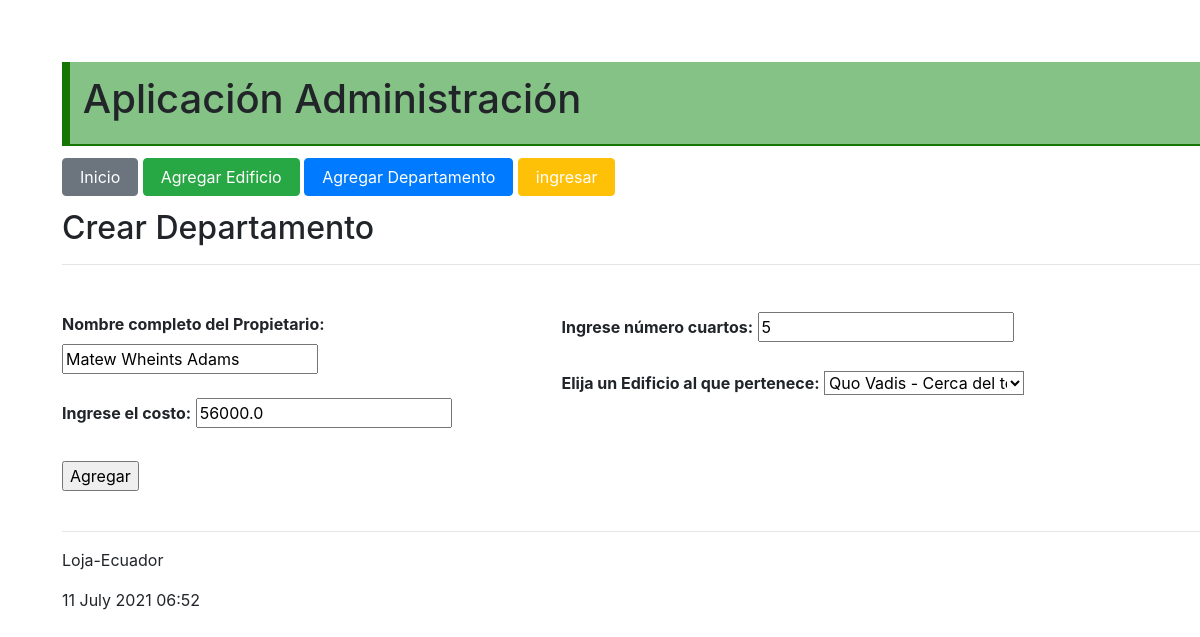
Screenshot of /editar/departamento/29 with the database file from the repository.
### administrativo/models.py (models this page shows, shortened)
class Departamento(models.Model):
    nombre_propietario = models.CharField(max_length=100)
    costo = models.FloatField()
    numero_cuartos = models.IntegerField()
    edificio = models.ForeignKey(Edificio, on_delete=models.CASCADE,
            related_name="departamentos")

### administrativo/views.py (the view)
# urls.py: path('editar/departamento/<int:id>', views.editar_departamento,
def editar_departamento(request, id):
    departamento = Departamento.objects.get(pk=id)
    if request.method=='POST':
        formulario = DepartamentoForm(request.POST, instance=departamento)
        print(formulario.errors)
        if formulario.is_valid():
            formulario.save()
            return redirect(index)
    else:
        formulario = DepartamentoForm(instance=departamento)
    diccionario = {'formulario': formulario}
    return render(request, 'crearDepartamento.html', diccionario)

### administrativo/forms.py (shortened to what this page needs)
class DepartamentoForm(ModelForm):
    class Meta:
        model = Departamento
        fields = ['nombre_propietario', 'costo', 'numero_cuartos', 'edificio']
        labels = {
                'nombre_propietario': _('Ingrese nombre del propietario por favor'),
                'costo': _('Ingrese el costo por favor'),
                'numero_cuartos': _('Ingrese el numero de cuartos por favor'),
                'edificio': _('Elija un edificio'),
            }

### administrativo/models.py (called while the page is built)
    def __str__(self):
        return "%s - %s - %s - %s.\n" % (self.nombre,
                self.direccion,
                self.ciudad,
                self.tipo)

### administrativo/templates/crearDepartamento.html (shortened to what this page needs)
{% extends "master.html" %}
{% block content %}
<h2>Crear Departamento</h3>
  <hr>
  <section class=" pt-3"  >
    <form action="" method="POST">
      <div class='wrapper-dos-columnas'>
        <div class='row'>
          <div class='column'>
            <div class='izquierda-column'>
              <div class="fieldWrapper">
                <label for="{{ formulario.nombre_propietario.id_for_label }}">Nombre completo del Propietario: </label>
                {{ formulario.nombre_propietario }}
              </div>
                <br>
              <div class="fieldWrapper">
                <label for="{{ formulario.costo.id_for_label }}">Ingrese el costo: </label>
                {{ formulario.costo }}
              </div>
            </div>
          </div>
          <div class='column'>
            <div class='derecha-column'>
              <div class="fieldWrapper">
                <label for="{{ formulario.numero_cuartos.id_for_label }}">Ingrese número cuartos: </label>
                {{ formulario.numero_cuartos }}
              </div>
              <div class="fieldWrapperEdificio">
                <br>
                <label for="{{ formulario.edificio.id_for_label }}">Elija un Edificio al que pertenece: </label>
                {{ formulario.edificio }}
              </div>
            </div>
          </div>
        </div>
      </div>
      <br>
      <div><input type='submit' value='Agregar'/></div>
      <br>
      <hr>
    </form>
  </section>
{% endblock %}

### administrativo/static/css/estilos.css (style rules this page uses)
body { background: #FEFEFD; padding: 30px; }
section { width: 100%; }
.wrapper-dos-columnas { margin: 15px; }
.row { display: flex; flex-direction: row; flex-wrap: wrap; width: 90%; }
.column { display: flex; flex-direction: column; flex-basis: 100%; flex: 1; }
.izquierda-column { background-color: #FFF; height: 110px; }
.derecha-column { background-color: #FFF; height: 110px; }
.fieldWrapperEdificio select { width: 40%; background-color: #FFF; }
.row label { font-weight: 700; }

### rows the page displays
Departamento: nombre_propietario "Matew Wheints Adams", costo "56000.0", numero_cuartos "5", edificio "Quo Vadis - Cerca del terminal - Cuenca - comercial."
